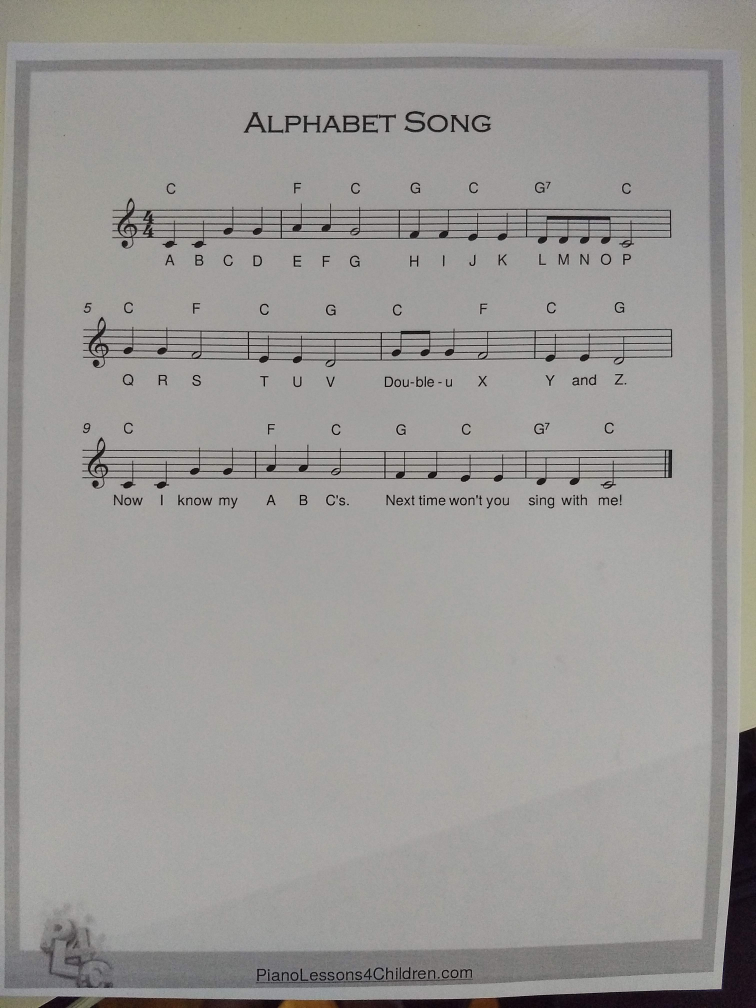
#> input picture images/IMG_20191122_104015358.jpg, 3024 x 4032 px (shown at 1/4 size)
$ python -i preprocessing.py   (imports and definitions only)
#> lines starting #> are read from the running program, lines starting #| are printed output that depends on the picture; after the words box and inside, x2 and y2 are one past the last pixel; in counts of white or black regions, pixels touching at a corner belong together; long printed decimals are rounded
### extensions.py
import cv2 as cv
import numpy as np
import sys

def height(img):
    return img.shape[0]

def width(img):
    return img.shape[1]

# [13 lines left out: function draw_staff_lines, not called in this run]

def show_wait_destroy(winname, img, resize=True):
    if (resize):
        img_resized = cv.resize(img.copy(), (720, 480))
    else:
        img_resized = img
    cv.imshow(winname, img_resized)
    cv.moveWindow(winname, 500, 0)
    cv.waitKey(0)
    cv.destroyWindow(winname)

# [12 lines left out: functions read_image_from_args, read_image_from_file, not called in this run]

### preprocessing.py
import cv2 as cv
import numpy as np
from extensions import show_wait_destroy
from extensions import width, height

# Apply binary thresholding to the image
# returned image will consist of values {0, 255}
def binary_threshold(img):

  binary_img = img.copy()
  #binary_img = cv.bitwise_not(binary_img)

  # Otsu's thresholding - for removing background
  _, binary_img = cv.threshold(binary_img, 0, 255, cv.THRESH_BINARY+cv.THRESH_OTSU)
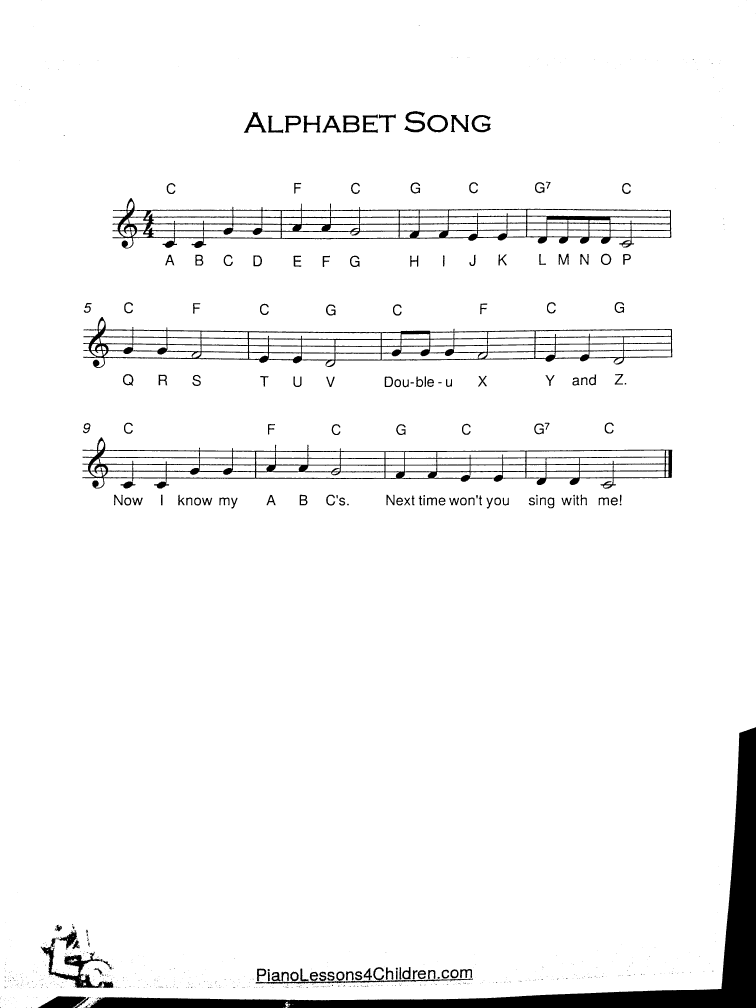
#> binary_img: shape (4032, 3024) (shown at 1/4 size); 95.7% white; 888 black regions (717 under 20 px), largest, box (x1, y1, x2, y2) and area: (354, 2909, 3024, 4032) 224008, (449, 792, 2686, 994) 66536, (329, 1749, 2689, 1955) 61369

  # use adaptive thresholding in this case to deal with potential shadows
  # 23 is block size, picked arbitrarily
  # 2 is constant subtracted from mean
  #binary_img = img.copy()
  #cv.adaptiveThreshold(img, 255, cv.ADAPTIVE_THRESH_GAUSSIAN_C, cv.THRESH_BINARY, 23, 2, dst=binary_img)
  return binary_img

def preprocess(img):
  processed_img = img.copy()

  # binary threshold
  processed_img = binary_threshold(processed_img)

  # rotate so staff is (approximately) horizontal
  edges = cv.Canny(processed_img,50,150,apertureSize = 3)
#> edges: shape (4032, 3024); 1% white in thin lines or dots
  show_wait_destroy("edges", edges)
#> in show_wait_destroy, `img_resized = cv.resize(img.copy(), (720, 480))`:
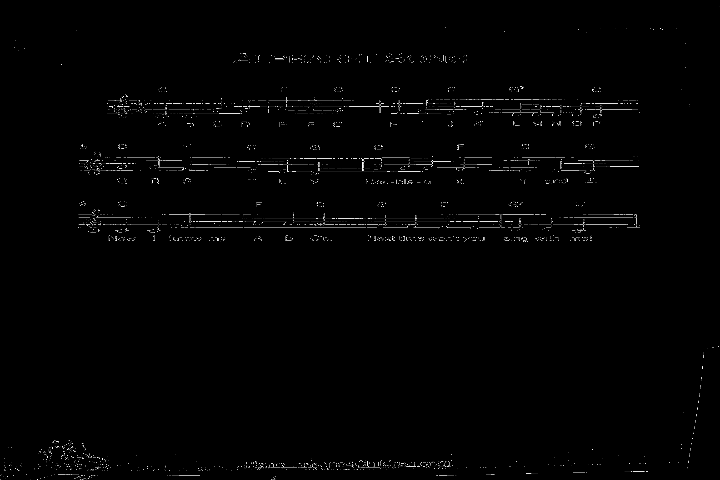
#> img_resized: shape (480, 720); min 0, max 255, mean 2.6
  minLineLength = 500
  maxLineGap = 50
  lines = cv.HoughLinesP(edges,1,np.pi/180,100,minLineLength=minLineLength,maxLineGap=maxLineGap)
#> lines = 46 rows, first 6: [483, 839, 1512, 839], [997, 1888, 1933, 1888], [806, 1914, 2050, 1914], [1071, 1858, 1832, 1858], [514, 842, 1119, 842], [927, 1861, 1944, 1861]
  if (lines is None):
      raise RuntimeError("No staff lines found")
  colored_img = cv.cvtColor(processed_img, cv.COLOR_GRAY2RGB)
  skew_angles = []
  for line in lines:
    x1,y1,x2,y2 = line[0]
    cv.line(colored_img,(x1,y1),(x2,y2),(0,255,0),2)
    skew_angles.append(np.arctan2(y2 - y1, x2 - x1))
#> this loop made 46 passes
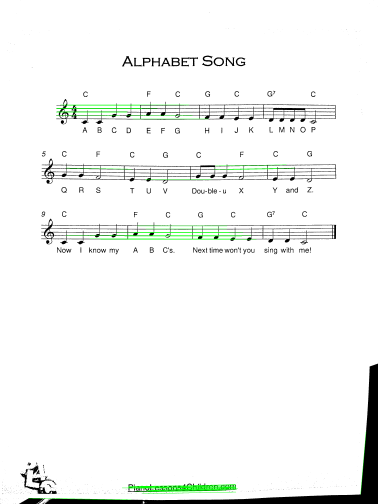
#> colored_img: shape (4032, 3024, 3) (shown at 1/8 size); mean B, G, R 243.1, 244.9, 243.1
#> after the loop, skew_angles = 46 values, max 0.0343 at index 37, min -1.49 at index 27, mean -0.0368

  avg_skew = np.degrees(np.mean(skew_angles))
#> avg_skew = -2.11
  print("Average skew angle: ", np.mean(skew_angles))
#| Average skew angle:  -0.03679
  show_wait_destroy("lines", colored_img)
#> call 2 of show_wait_destroy, with winname = 'lines', resize = True
#> in show_wait_destroy (call 2), `img_resized = cv.resize(img.copy(), (720, 480))`:
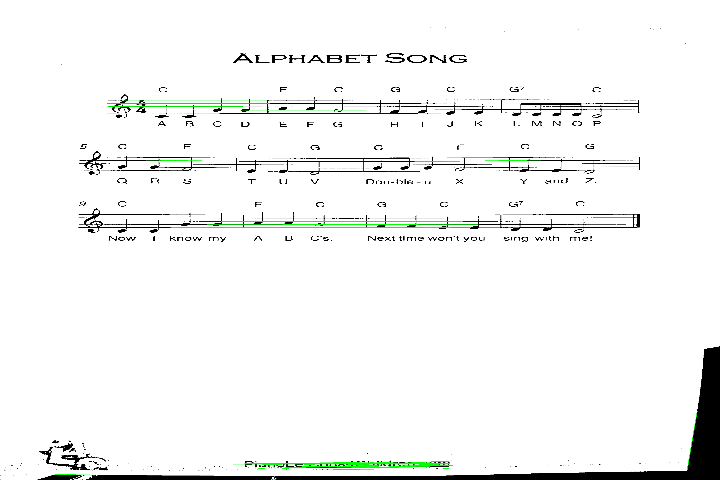
#> img_resized: shape (480, 720, 3); mean B, G, R 243.2, 244.8, 243.2
  M = cv.getRotationMatrix2D((width(processed_img) // 2, height(processed_img) // 2), avg_skew, 1)
#> M = [[0.999, -0.0368, 75.18], [0.0368, 0.999, -54.25]]
  processed_img = cv.warpAffine(processed_img, M, (width(processed_img), height(processed_img)))

  # testing
  edges = cv.Canny(processed_img,50,150,apertureSize = 3)
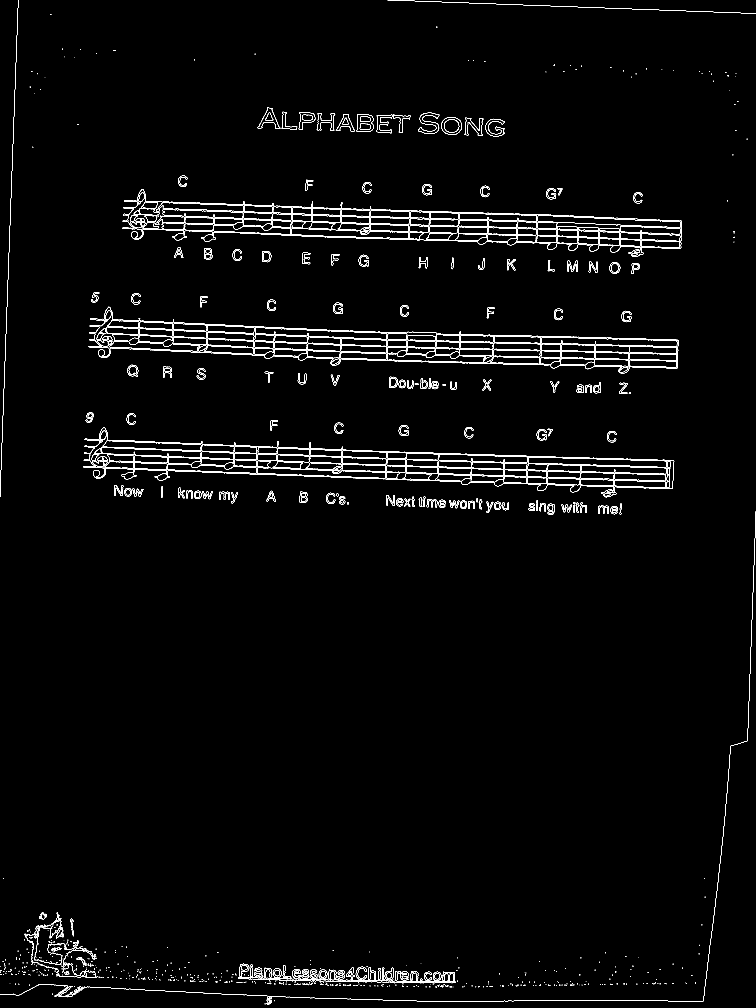
#> edges: shape (4032, 3024) (shown at 1/4 size); 1.1% white in thin lines or dots
  #show_wait_destroy("edges", edges)
  #minLineLength = 20
  #maxLineGap = 5
  minLineLength = 300
  maxLineGap = 30
  lines = cv.HoughLinesP(edges,1,np.pi/180,100,minLineLength=minLineLength,maxLineGap=maxLineGap)
#> lines = 185 rows, first 6: [2015, 1929, 2690, 1952], [1742, 1866, 2486, 1891], [1003, 1870, 1599, 1891], [1072, 878, 1817, 904], [361, 1844, 753, 1858], [1129, 937, 1795, 960]
  if (lines is None):
      raise RuntimeError("No staff lines found")
  #staff_segments = np.ones((height(processed_img),width(processed_img), 3), np.uint8) * 255
  staff_segments = colored_img.copy()
  for line in lines:
    x1,y1,x2,y2 = line[0]
    if (np.abs(np.degrees(np.arctan2(y2 - y1, x2 - x1))) < 5):
      cv.line(staff_segments,(x1,y1),(x2,y2),(0,255,0),2)
#> this loop made 185 passes
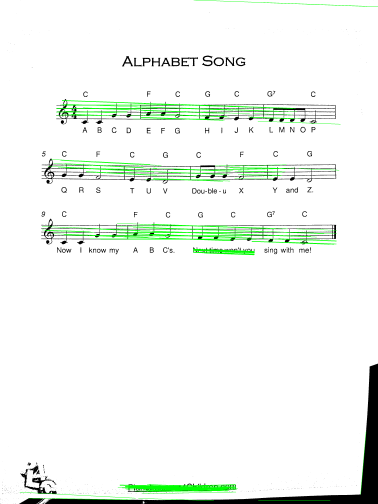
#> staff_segments: shape (4032, 3024, 3) (shown at 1/8 size); mean B, G, R 240.2, 245.5, 240.2
  show_wait_destroy("TEST", staff_segments)
#> call 3 of show_wait_destroy, with winname = 'TEST', resize = True
#> in show_wait_destroy (call 3), `img_resized = cv.resize(img.copy(), (720, 480))`:
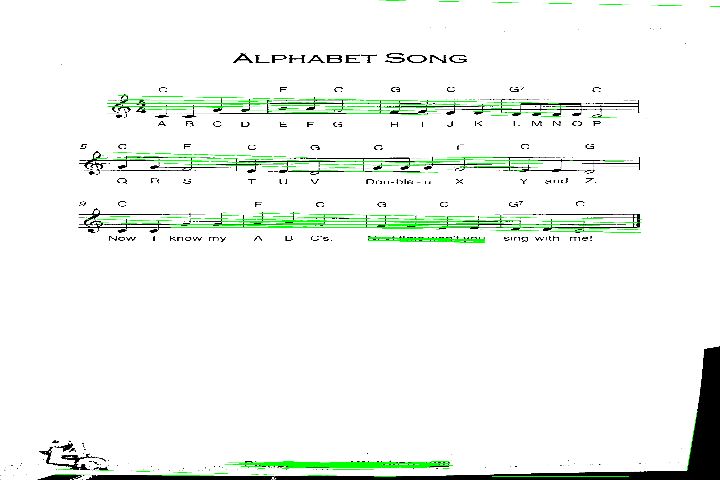
#> img_resized: shape (480, 720, 3); mean B, G, R 240.3, 245.5, 240.3


  return processed_img, cv.cvtColor(staff_segments, cv.COLOR_BGR2GRAY) / 255

>>> import cv2
>>> picture = cv2.imread('images/IMG_20191122_104015358.jpg', cv2.IMREAD_GRAYSCALE)
>>> result = preprocess(picture)

$ run again, on images/IMG_20191122_104017923.jpg
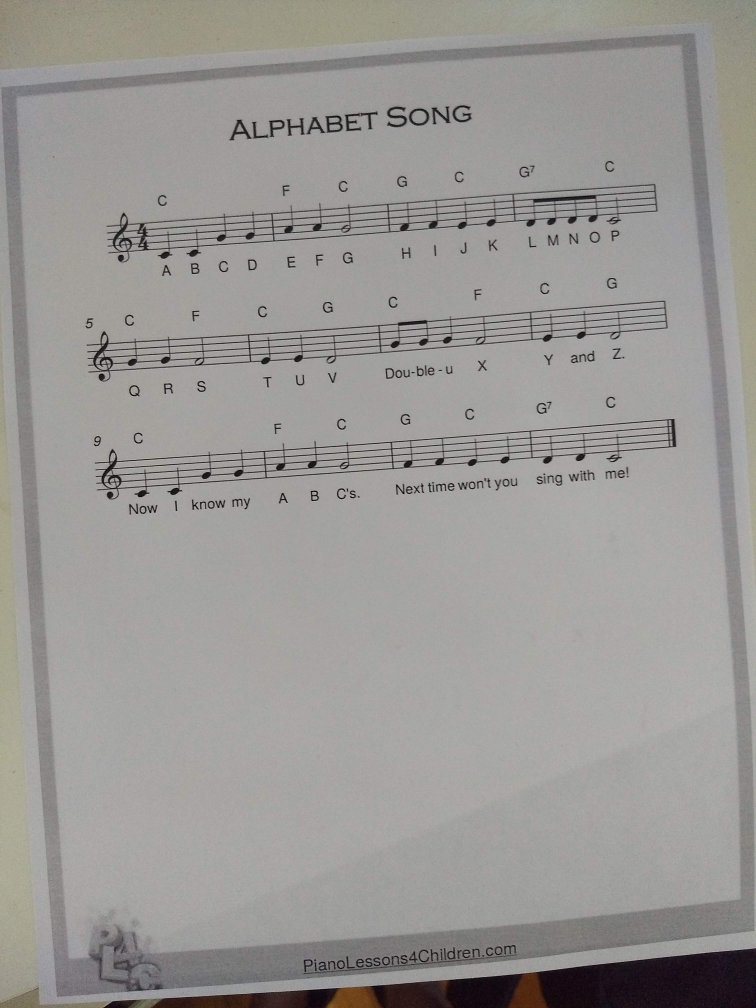
#> input picture images/IMG_20191122_104017923.jpg, 3024 x 4032 px (shown at 1/4 size)
#> binary_img: shape (4032, 3024); 95.2% white; 881 black regions (683 under 20 px), largest, box (x1, y1, x2, y2) and area: (578, 3793, 3024, 4032) 299603, (427, 737, 2630, 1050) 59503, (347, 1203, 2671, 1526) 57547
#> in preprocess, `lines = cv.HoughLinesP(edges,1,np.pi/180,100,minLineLength=minLineLeng..`: lines = 106 rows, first 6: [383, 1877, 1509, 1798], [379, 1850, 1626, 1762], [390, 1880, 1505, 1802], [384, 1904, 1464, 1828], [1465, 1359, 2664, 1255], [1476, 1385, 2667, 1281]
#> the loop in preprocess, `for line in lines:` made 106 passes
#> after the loop in preprocess, `for line in lines:`: skew_angles = 106 values, max -0.068 at index 54, min -0.105 at index 83, mean -0.0769
#> avg_skew = -4.4
#| Average skew angle:  -0.07685
#> img_resized: shape (480, 720, 3)
#> M = [[0.997, -0.0768, 159.2], [0.0768, 0.997, -110.1]]
#> in preprocess, `edges = cv.Canny(processed_img,50,150,apertureSize = 3)`:
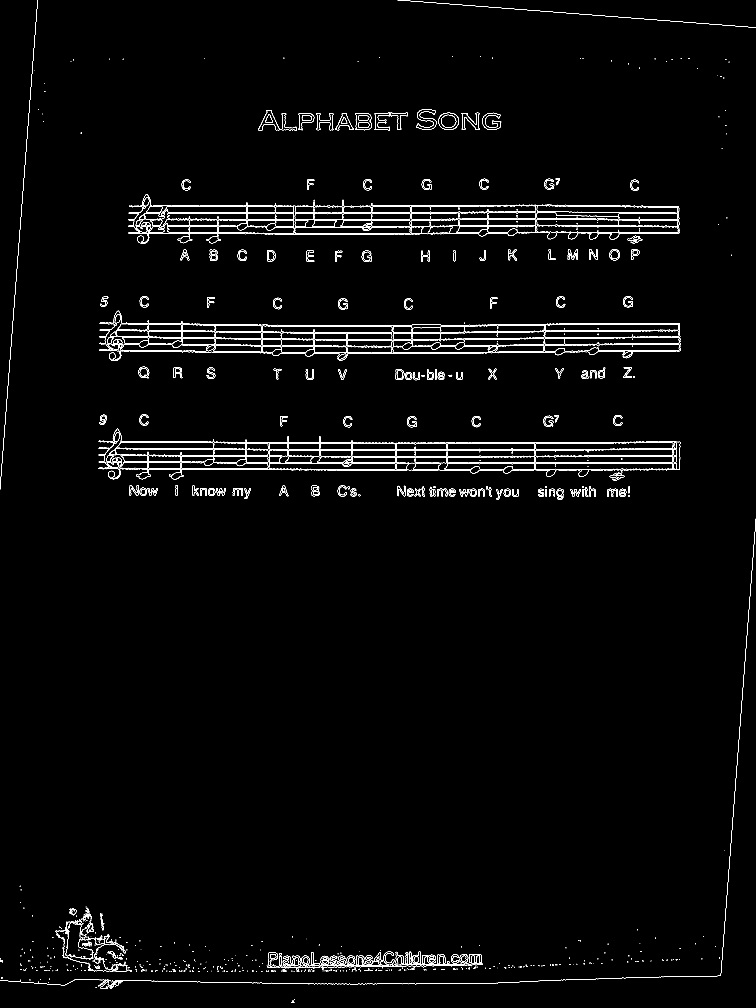
#> edges: shape (4032, 3024) (shown at 1/4 size); 1.1% white in thin lines or dots
#> in preprocess, `lines = cv.HoughLinesP(edges,1,np.pi/180,100,minLineLength=minLineLeng..`: lines = 143 rows, first 6: [1235, 1771, 2095, 1771], [1247, 1798, 2097, 1798], [1243, 1851, 2148, 1851], [1166, 1880, 1879, 1880], [1098, 933, 1678, 933], [1220, 1828, 2222, 1828]
#> the loop in preprocess, `for line in lines:` made 143 passes
#> in show_wait_destroy (call 3), `img_resized = cv.resize(img.copy(), (720, 480))`:
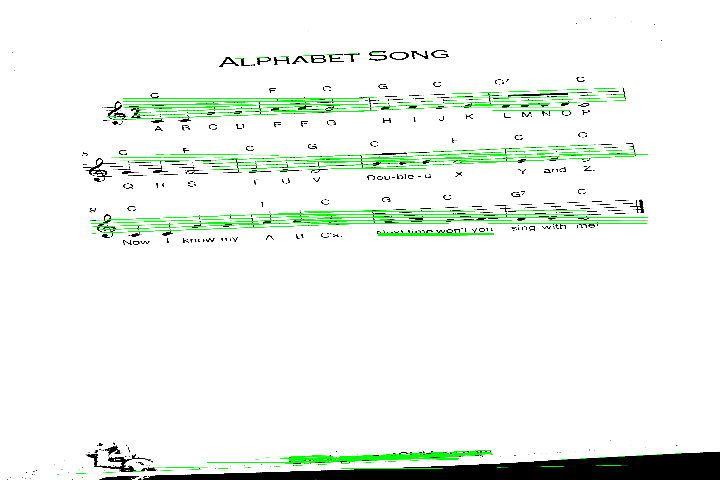
#> img_resized: shape (480, 720, 3); mean B, G, R 238.2, 245, 238.2

$ run again, on images/IMG_20191122_104022368.jpg
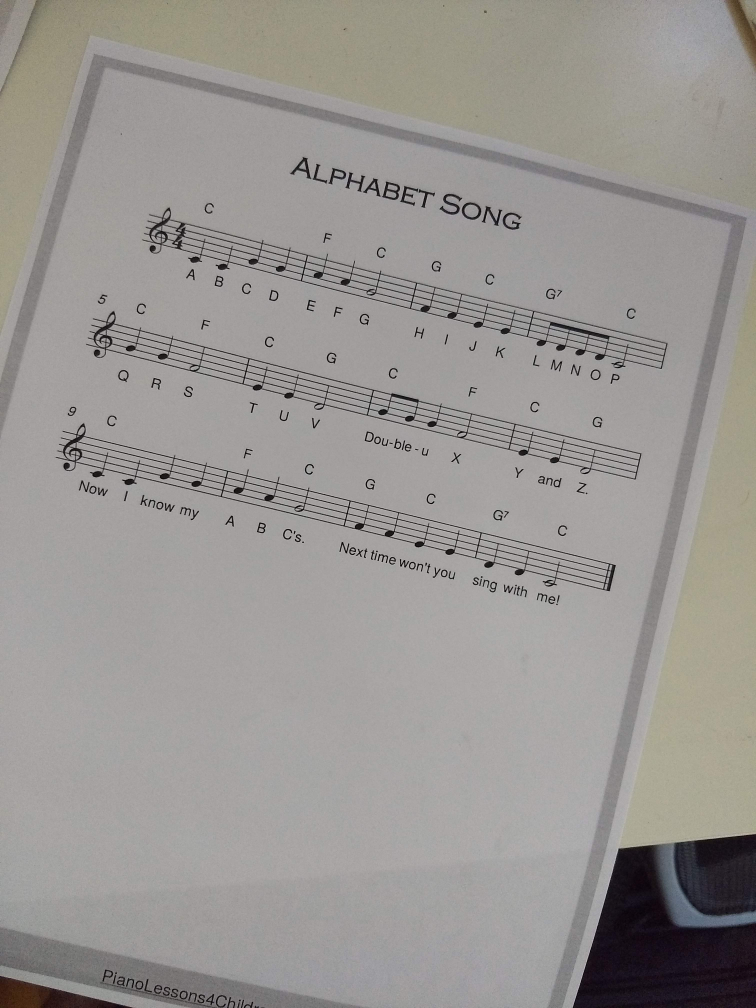
#> input picture images/IMG_20191122_104022368.jpg, 3024 x 4032 px (shown at 1/4 size)
#> binary_img: shape (4032, 3024); 94.4% white; 652 black regions (499 under 20 px), largest, box (x1, y1, x2, y2) and area: (2291, 3378, 3024, 4032) 302775, (2692, 3336, 3024, 3672) 93607, (570, 830, 2670, 1476) 59237
#> in preprocess, `lines = cv.HoughLinesP(edges,1,np.pi/180,100,minLineLength=minLineLeng..`: lines = 44 rows, first 6: [915, 1520, 1682, 1711], [973, 1508, 1707, 1691], [1048, 1500, 1706, 1664], [1071, 1479, 1709, 1638], [1222, 1072, 1945, 1252], [1215, 1043, 1969, 1231]
#> the loop in preprocess, `for line in lines:` made 44 passes
#> after the loop in preprocess, `for line in lines:`: skew_angles = 44 values, max 0.246 at index 29, min -0.105 at index 30, mean 0.226
#> avg_skew = 12.97
#| Average skew angle:  0.2264
#> img_resized: shape (480, 720, 3)
#> M = [[0.974, 0.224, -413.9], [-0.224, 0.974, 390.8]]
#> in preprocess, `edges = cv.Canny(processed_img,50,150,apertureSize = 3)`:
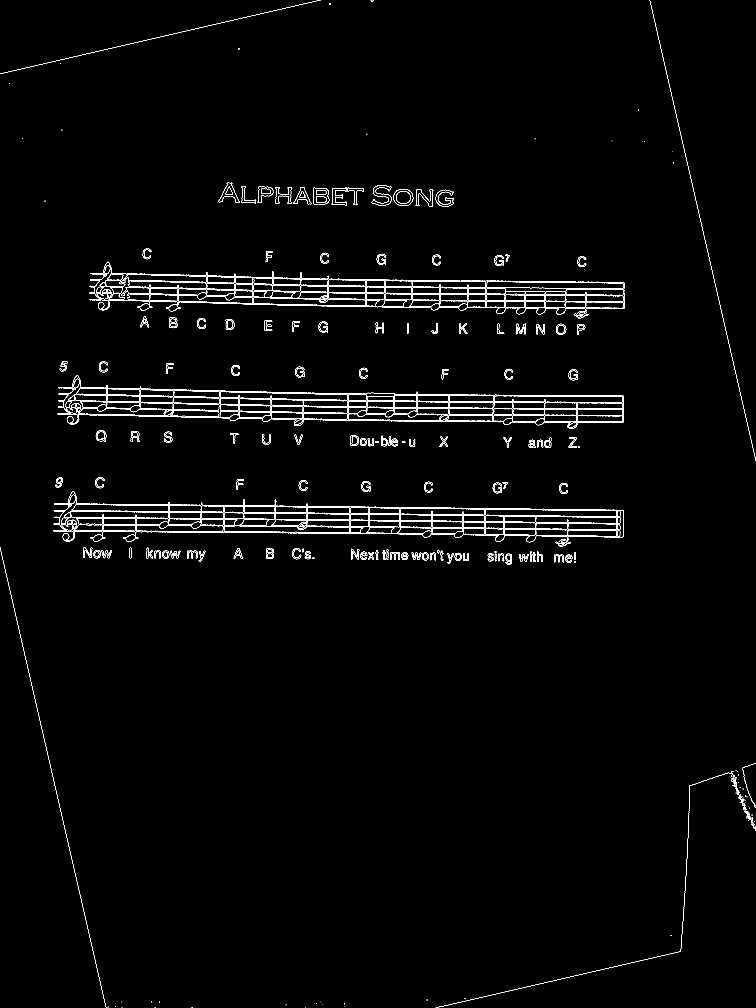
#> edges: shape (4032, 3024) (shown at 1/4 size); 0.93% white in thin lines or dots
#> in preprocess, `lines = cv.HoughLinesP(edges,1,np.pi/180,100,minLineLength=minLineLeng..`: lines = 87 rows, first 6: [2599, 1, 3023, 1841], [0, 2191, 424, 4031], [232, 1657, 678, 1665], [6, 294, 1282, 0], [1742, 4031, 2722, 3805], [921, 1643, 1432, 1652]
#> the loop in preprocess, `for line in lines:` made 87 passes
#> after the loop in preprocess, `for line in lines:`:
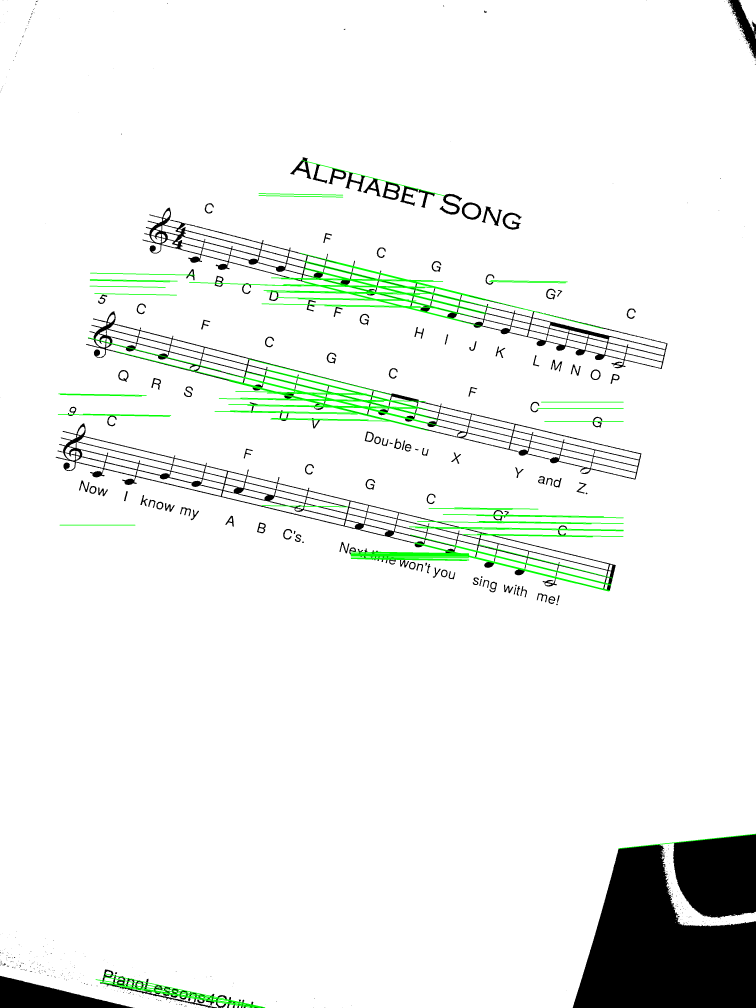
#> staff_segments: shape (4032, 3024, 3) (shown at 1/4 size); mean B, G, R 238.2, 241.4, 238.2
